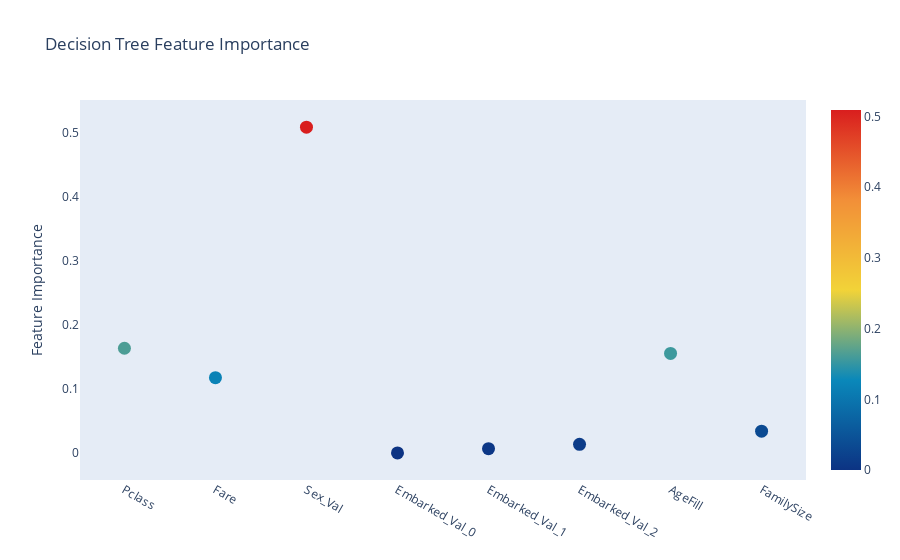

Write notebook code for a chart like this one.
### Code cell
# Scatter plot 
trace = go.Scatter(
    y = clf_tree4.feature_importances_,
    x = df_final.columns.values,
    mode='markers',
    marker=dict(
        sizemode = 'diameter',
        sizeref = 1,
        size = 13,
        #size= rf.feature_importances_,
        #color = np.random.randn(500), #set color equal to a variable
        color = clf_tree4.feature_importances_,
        colorscale='Portland',
        showscale=True
    ),
    text = df_final.columns.values
)
data = [trace]

layout= go.Layout(
    autosize= True,
    title= 'Decision Tree Feature Importance',
    hovermode= 'closest',
     xaxis= dict(
         ticklen= 5,
         showgrid=False,
        zeroline=False,
        showline=False
     ),
    yaxis=dict(
        title= 'Feature Importance',
        showgrid=False,
        zeroline=False,
        ticklen= 5,
        gridwidth= 2
    ),
    showlegend= False
)
fig = go.Figure(data=data, layout=layout)
py.iplot(fig,filename='scatter2010')

### Figure 1 — Plotly figure (JSON) as saved in the notebook; plotly's stock layout.template omitted (floating-point values rounded to 4 significant figures)
{"data": [{"marker": {"color": [0.1636, 0.1176, 0.5093, 0, 0.006566, 0.01333, 0.1555, 0.034], "colorscale": [[0, "rgb(12,51,131)"], [0.25, "rgb(10,136,186)"], [0.5, "rgb(242,211,56)"], [0.75, "rgb(242,143,56)"], [1, "rgb(217,30,30)"]], "showscale": true, "size": 13, "sizemode": "diameter", "sizeref": 1}, "mode": "markers", "text": ["Pclass", "Fare", "Sex_Val", "Embarked_Val_0", "Embarked_Val_1", "Embarked_Val_2", "AgeFill", "FamilySize"], "type": "scatter", "x": ["Pclass", "Fare", "Sex_Val", "Embarked_Val_0", "Embarked_Val_1", "Embarked_Val_2", "AgeFill", "FamilySize"], "y": [0.1636, 0.1176, 0.5093, 0, 0.006566, 0.01333, 0.1555, 0.034]}], "layout": {"autosize": true, "hovermode": "closest", "showlegend": false, "title": {"text": "Decision Tree Feature Importance"}, "xaxis": {"showgrid": false, "showline": false, "ticklen": 5, "zeroline": false}, "yaxis": {"gridwidth": 2, "showgrid": false, "ticklen": 5, "title": {"text": "Feature Importance"}, "zeroline": false}}}
